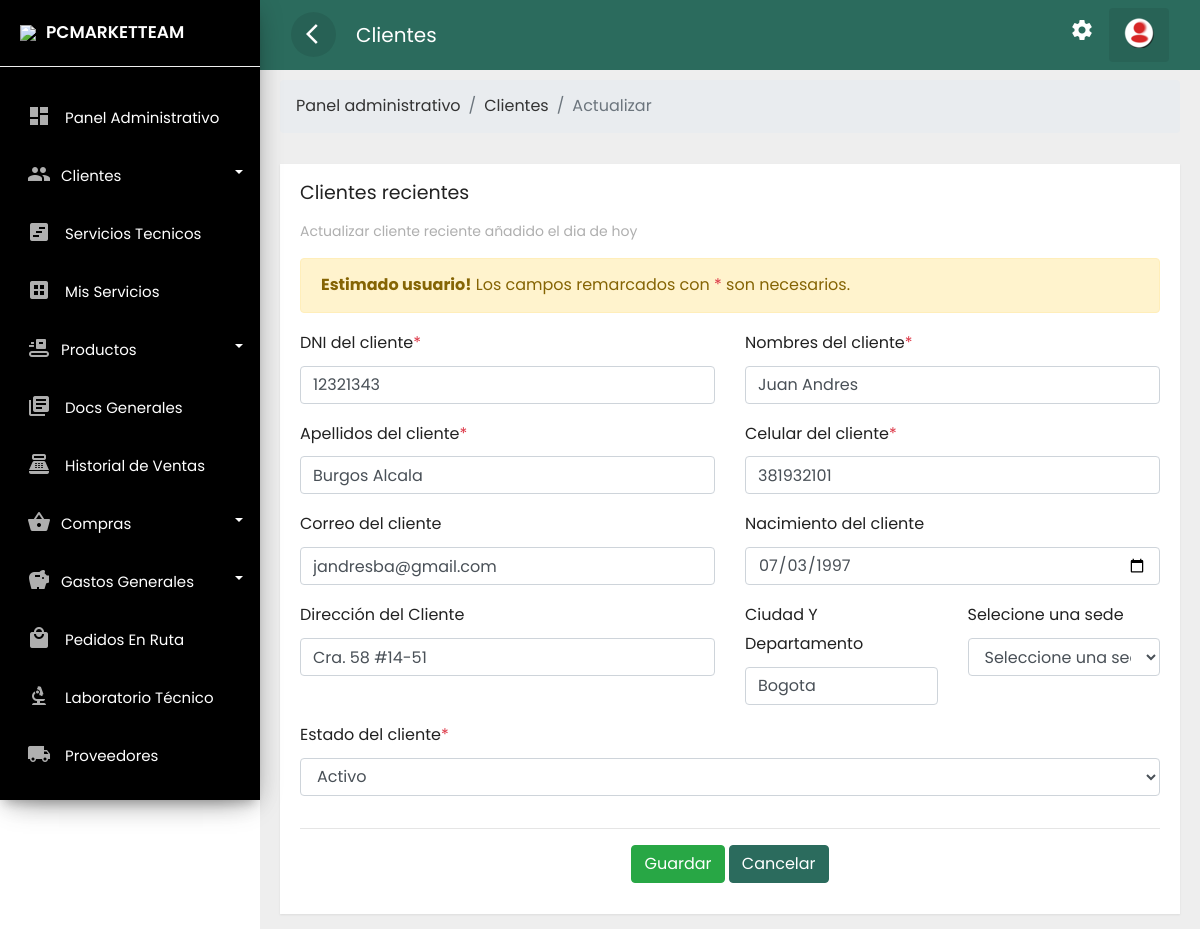
The page /frontend/clientes/actualizar.php?id=8 (signed in) on the database as committed earlier.
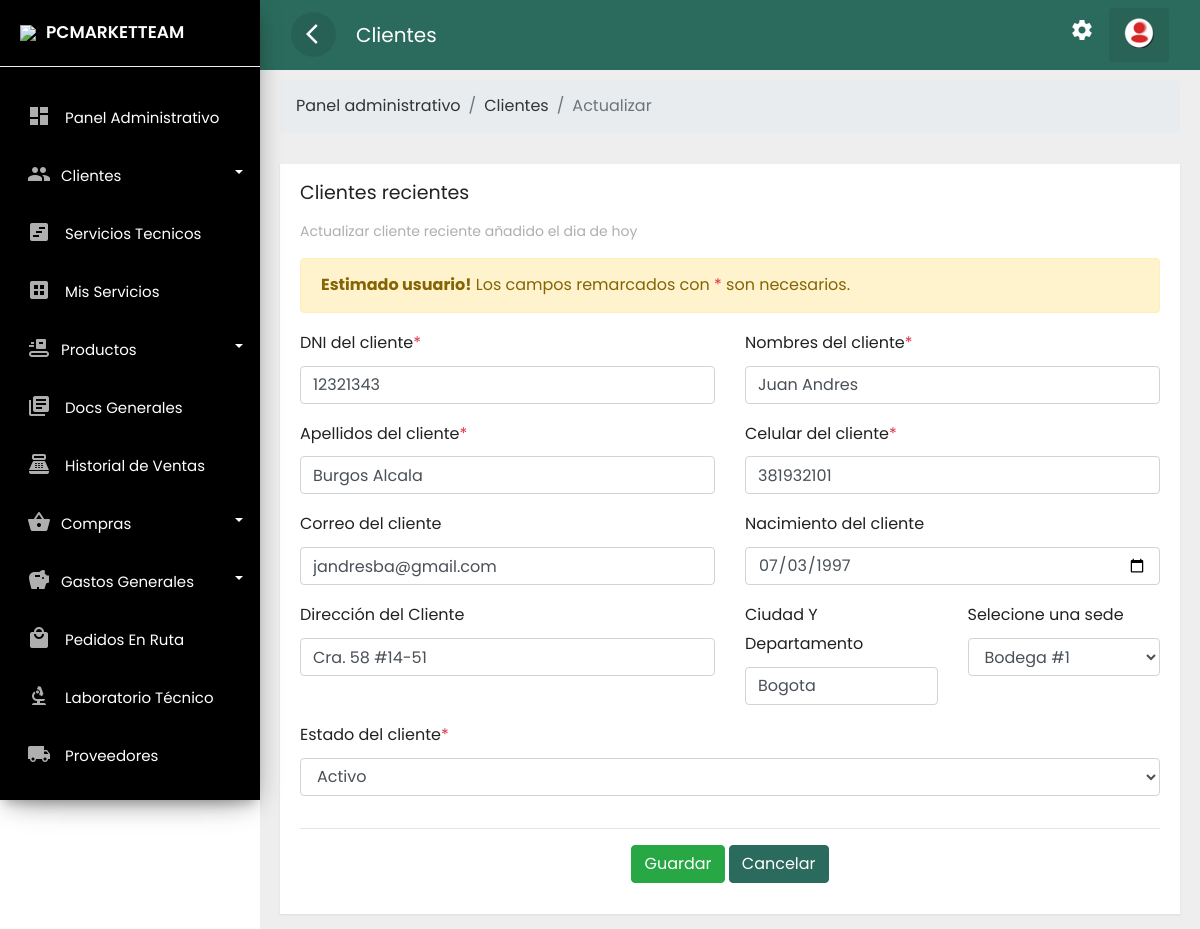
The same page on the database as committed later.
### tables this page shows
CREATE TABLE `clientes` (
  `idclie` int(11) NOT NULL,
  `numid` char(8) NOT NULL,
  `nomcli` text NOT NULL,
  `apecli` text NOT NULL,
  `naci` date NOT NULL,
  `correo` text NOT NULL,
  `celu` char(10) NOT NULL,
  `estad` varchar(15) NOT NULL,
  `fere` timestamp NOT NULL DEFAULT current_timestamp(),
  `dircli` text DEFAULT NULL,
  `ciucli` text DEFAULT NULL,
  `idsede` text DEFAULT NULL
);

### frontend/clientes/actualizar.php (the view, shortened to what the changed rows need)
<?php if(isset($_SESSION['id'])) { ?>
<!doctype html>
<html lang="es">
<head>
    <link rel="stylesheet" href="../../backend/css/bootstrap.min.css">
    <link rel="stylesheet" href="../../backend/css/custom.css">
    <link rel="stylesheet" href="../../backend/css/loader.css">
  <link href="https://cdn.jsdelivr.net/npm/select2@4.1.0-rc.0/dist/css/select2.min.css" rel="stylesheet" />
</head>
<body>
    <div class="wrapper">
        <div id="content">
            <div class="main-content">
                <div class="row ">
                    <div class="col-lg-12 col-md-12">
                        <div class="card" style="min-height: 485px">
                            <div class="card-content table-responsive">
                                <?php
 require '../../backend/bd/ctconex.php';
 $id = $_GET['id'];
 $sentencia = $connect->prepare("SELECT * FROM clientes  WHERE clientes.idclie= '$id';");
 $sentencia->execute();
$data =  array();
if($sentencia){
  while($r = $sentencia->fetchObject()){
    $data[] = $r;
  }
}
   ?>
<?php if(count($data)>0):?>
<?php foreach($data as $f):?>
<form enctype="multipart/form-data" method="POST" autocomplete="off">
  <div class="row">
      <div class="col-md-6 col-lg-6">
          <div class="form-group">
              <label for="email">DNI del cliente<span
                      class="text-danger">*</span></label>
              <input type="text" maxlength="10"
                  onKeypress="if (event.keyCode < 45 || event.keyCode > 57) event.returnValue = false;"
                  class="form-control" value="<?php echo  $f->numid  ; ?>"
                  name="txtnum" required placeholder="DNI del cliente">
          </div>
      </div>
      <div class="col-md-6 col-lg-6">
          <div class="form-group">
              <label for="email">Nombres del cliente<span
                      class="text-danger">*</span></label>
              <input type="text" value="<?php echo  $f->nomcli  ; ?>"
                  class="form-control" name="txtnaame" required
                  placeholder="Nombre de la cliente">
          </div>
      </div>
  </div>
  <div class="row">
      <div class="col-md-6 col-lg-6">
          <div class="form-group">
              <label for="email">Apellidos del cliente<span
                      class="text-danger">*</span></label>
              <input type="text" class="form-control"
                  value="<?php echo  $f->apecli  ; ?>" name="txtape" required
                  placeholder="Apellido del cliente">
          </div>
      </div>
      <div class="col-md-6 col-lg-6">
          <div class="form-group">
              <label for="email">Celular del cliente<span
                      class="text-danger">*</span></label>
              <input type="text" class="form-control" maxlength="10"
                  onKeypress="if (event.keyCode < 45 || event.keyCode > 57) event.returnValue = false;"
                  value="<?php echo  $f->celu  ; ?>" name="txtcel" required
                  placeholder="Celular de la cliente">
          </div>
      </div>
  </div>
  <div class="row">
      <div class="col-md-6 col-lg-6">
          <div class="form-group">
              <label for="email">Correo del cliente</label>
              <input type="email" class="form-control"
                  value="<?php echo  $f->correo  ; ?>" name="txtema"
                  placeholder="Correo del cliente" required>
          </div>
      </div>
      <div class="col-md-6 col-lg-6">
          <div class="form-group">
              <label for="email">Nacimiento del cliente</label>
              <input type="date" class="form-control"
                  value="<?php echo  $f->naci  ; ?>" name="txtnaci" placeholder="">
          </div>
      </div>
  <div class="col-md-6 col-lg-6">
      <div class="form-group">
          <label for="text">Dirección del Cliente</label>
          <input type="text" class="form-control"
              value="<?php echo  $f->dircli  ; ?>" name="txtdire"
              placeholder="Dirección del Cliente" required>
      </div>
  </div>
  <div class="col-md-3 col-lg-3">
      <div class="form-group">
          <label for="text">Ciudad Y Departamento</label>
          <input type="text" class="form-control"
              value="<?php echo  $f->ciucli ; ?>" name="txtciud" placeholder="Ciudad">
      </div>
  </div>
  <div class="col-md-3 col-lg-3">
    <div class="form-group">
        <label for="txtsede">Selecione una sede</label>
        <select class="form-control" name="txtsede" required>
            <option value="">Seleccione una sede</option>
            <option value="Principal" <?php if($f->idsede == 'Principal') echo 'selected'; ?>>Bodega   #1</option>
        </select>
    </div>
  </div>
</div>
  <div class="row">
      <div class="col-md-12 col-lg-12">
          <div class="form-group">
              <label for="email">Estado del cliente<span
                      class="text-danger">*</span></label>
              <select class="form-control" required name="txtesta">
                  <option value="<?php echo  $f->estad  ; ?>">
                      <?php echo  $f->estad  ; ?></option>
              </select>
          </div>
      </div>
  </div>
  <hr>
  <center>
    <div class="form-group">
      <div class="col-sm-12">
          <button name='stupdcst' class="btn btn-success text-white">Guardar</button>
          <a class="btn btn-danger text-white"
              href="../clientes/mostrar.php">Cancelar</a>
      </div>
  </div>
  </center>
</form>
<?php endforeach; ?>
<?php else:?>
<div class="alert alert-warning" role="alert">
    No se encontró ningún dato!
</div>
<?php endif; ?>
</div>
</div>
</div>
</div>
</div>
</div>
</div>
</body>
</html>
<?php }else{
    header('Location: ../error404.php');
 } ?>

Rows that differ between the two databases and show on the page:
changed clientes "Juan Andres": txtsede "Seleccione una sede" → "Bodega #1"
